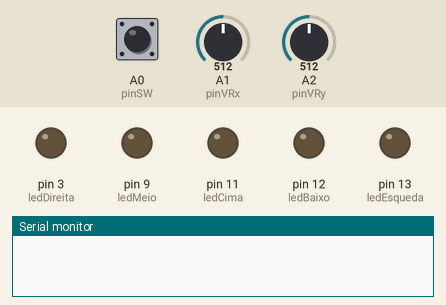
Simulated run of this sketch. Board: Arduino Uno, built with avr-gcc and run on an emulated ATmega328P. On the bench: output pins drawn as LEDs (lit = HIGH), the last lines printed to the serial monitor. Dashed ring = blinking. Inputs (shaded band) come from the test bench; at power-on: A0 (pinSW) HIGH, A1 (pinVRx) = 512, A2 (pinVRy) = 512.

Above: at 1.2 s.
1.3 s: A0 (pinSW) pulled LOW for 1 s
At 2.4 s:
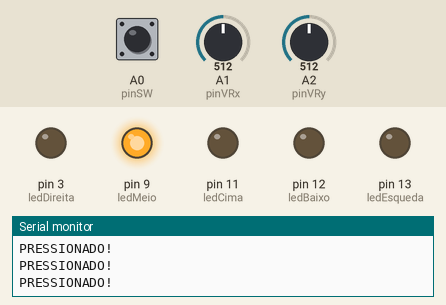
3.8 s: A1 (pinVRx) set to 0
At 4.9 s:
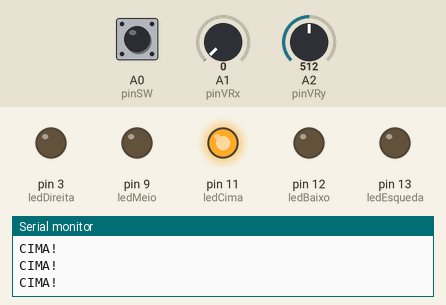
5.3 s: A2 (pinVRy) set to 0
At 5.7 s:
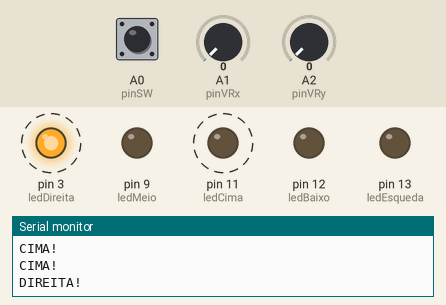
8.3 s: A1 (pinVRx) set to 1023
At 8.7 s:
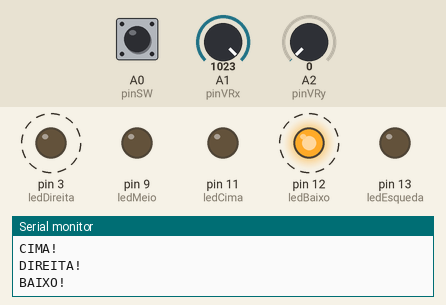
11.3 s: A2 (pinVRy) set to 1023
At 11.7 s:
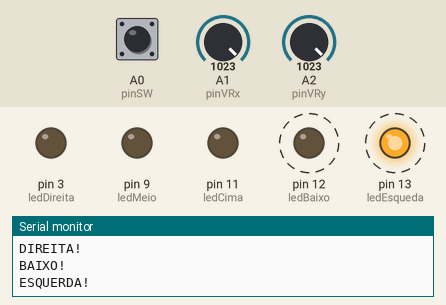
14.3 s: A2 (pinVRy) set to 1015
At 15.9 s:
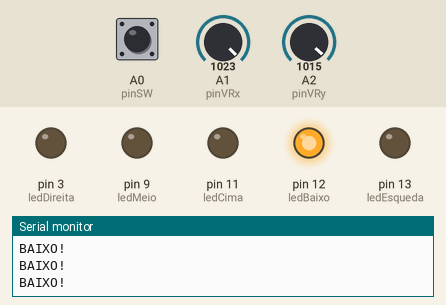
Timing chart, 0 to 16.9 s (numbered marks = the images above; inputs shaded):
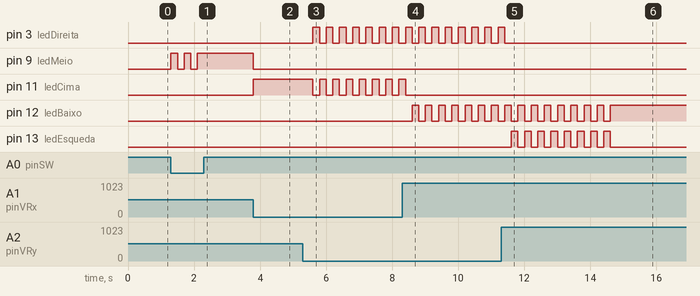

Measured:
- the behaviour switches between 1023 and 1022 on A2 (pinVRy) (found by bisection; images 5 and 6)
- after the input at 1.3 s, pin 9 (ledMeio): alternates HIGH for 0.20 s and LOW for 0.20 s, 5 changes in all, then stays HIGH, starting at once
- after the input at 3.8 s, pin 9 (ledMeio): HIGH → LOW at once; pin 11 (ledCima): LOW → HIGH at once
- after the input at 5.3 s, pin 3 (ledDireita), pin 11 (ledCima): alternates HIGH for 0.20 s and LOW for 0.20 s, starting after 0.30 s
- after the input at 8.3 s, pin 11 (ledCima): goes on until 8.4 s, then stays LOW; pin 12 (ledBaixo): alternates HIGH for 0.20 s and LOW for 0.20 s, starting after 0.31 s
- after the input at 11.3 s, pin 3 (ledDireita): goes on until 11.4 s, then stays LOW; pin 13 (ledEsqueda): alternates HIGH for 0.20 s and LOW for 0.20 s, starting after 0.31 s
- after the input at 14.3 s, pin 12 (ledBaixo): goes on until 14.6 s, then stays HIGH; pin 13 (ledEsqueda): goes on until 14.6 s, then stays LOW

The sketch:

joy-leds.ino
```cpp
// Joystick
const int pinSW = A0; // Ligado em uma porta analógica para que todas as conexões fiquem de um lado só
const int pinVRx = A1;
const int pinVRy = A2;

// Leds
const int ledMeio = 9;
const int ledCima = 11;
const int ledBaixo = 12;
const int ledEsqueda = 13;
const int ledDireita = 3;

const int ATRASO = 200;
int estadoLedMeio = LOW;

void setup() {
  pinMode(pinSW, INPUT_PULLUP);

  pinMode(ledMeio, OUTPUT);
  pinMode(ledCima, OUTPUT);
  pinMode(ledBaixo, OUTPUT);
  pinMode(ledEsqueda, OUTPUT);
  pinMode(ledDireita, OUTPUT);

  Serial.begin(9600);
}

void apagarTudo() {
  digitalWrite(ledMeio, LOW);
  digitalWrite(ledCima, LOW);
  digitalWrite(ledBaixo, LOW);
  digitalWrite(ledEsqueda, LOW);
  digitalWrite(ledDireita, LOW);
}

void acenderLed(int led) {
  apagarTudo();

  if (led == ledMeio) {
    digitalWrite(ledMeio, !estadoLedMeio);
    estadoLedMeio = !estadoLedMeio;
  }
  else {
    digitalWrite(led, HIGH);
    estadoLedMeio = LOW;
  }

  delay(ATRASO);
}

void loop() {
  int valorVRx = analogRead(pinVRx);
  int valorVRy = analogRead(pinVRy);
  int SWpressionado = !digitalRead(pinSW);

  if (SWpressionado) {
    Serial.println("PRESSIONADO!");
    acenderLed(ledMeio);
  }

  if (valorVRx == 0) {
    Serial.println("CIMA!");
    acenderLed(ledCima);
  }

  if (valorVRx == 1023) {
    Serial.println("BAIXO!");
    acenderLed(ledBaixo);
  }

  if (valorVRy == 0) {
    Serial.println("DIREITA!");
    acenderLed(ledDireita);
  }

  if (valorVRy == 1023) {
    Serial.println("ESQUERDA!");
    acenderLed(ledEsqueda);
  }
}
```
